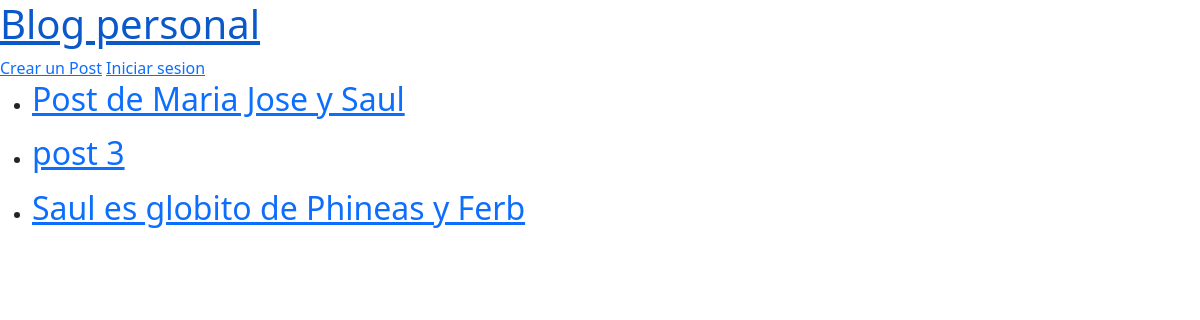
Before: / with the older database file.
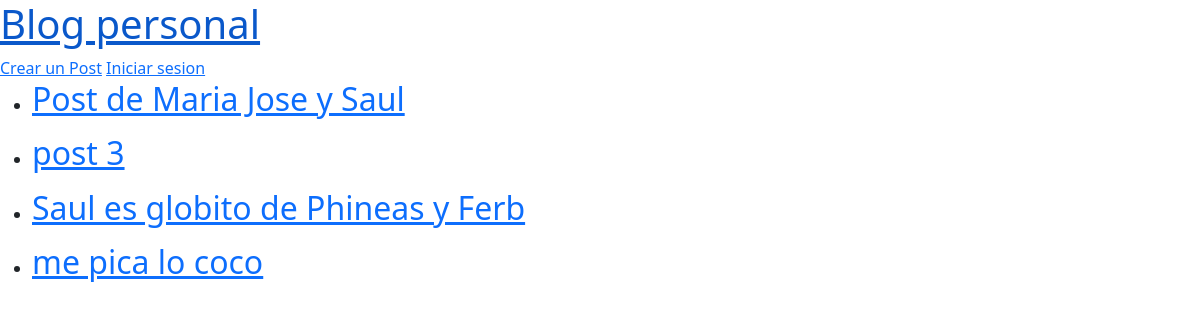
After: the same page with the newer database file.
### blogs/models.py (models this page shows, shortened)
class Post(models.Model):
    title = models.CharField(max_length=200)
    body = models.TextField()
    created_at = models.DateTimeField(auto_now_add=True)
    updated_at = models.DateTimeField(auto_now=True)
    author = models.ForeignKey(
        "auth.User",
        on_delete=models.CASCADE,
    )

### blogs/views.py (the view)
# urls.py: path("", PostListView.as_view(), name="post_list"),
class PostListView(ListView):
    model = Post
    template_name = "post_list.html"

### templates/post_list.html
{% extends '_base.html'%}
{% block content %}
    {% for publication in post_list %}
        <ul>
            <li>
                <a href="{% url 'post_detail' publication.id %}"><h2>{{ publication.title }}</h2></a>
            </li>
        </ul>
    {% endfor %}
{% endblock %}

### templates/_base.html (shortened to what this page needs)
{% load static %}
<!DOCTYPE html>
<html lang="en">
<head>
    <link rel="stylesheet" href="{% static 'base.css' %}">
    {% load static %}
    <link href="https://cdn.jsdelivr.net/npm/bootstrap@5.3.8/dist/css/bootstrap.min.css" rel="stylesheet">
</head>
<body>
    <a href="{% url 'post_list' %}"><h1>Blog personal</h1></a>
    <a href="{% url 'post_new' %}">Crear un Post</a>
    <a href="{% url 'login' %}">Iniciar sesion</a>
     {% block content %}
    {% endblock %}
</body>
</html>

### static/base.css (style rules this page uses)
h1 { color: red; }

Changed rows visible on the page:
added Post: title "me pica lo coco"
